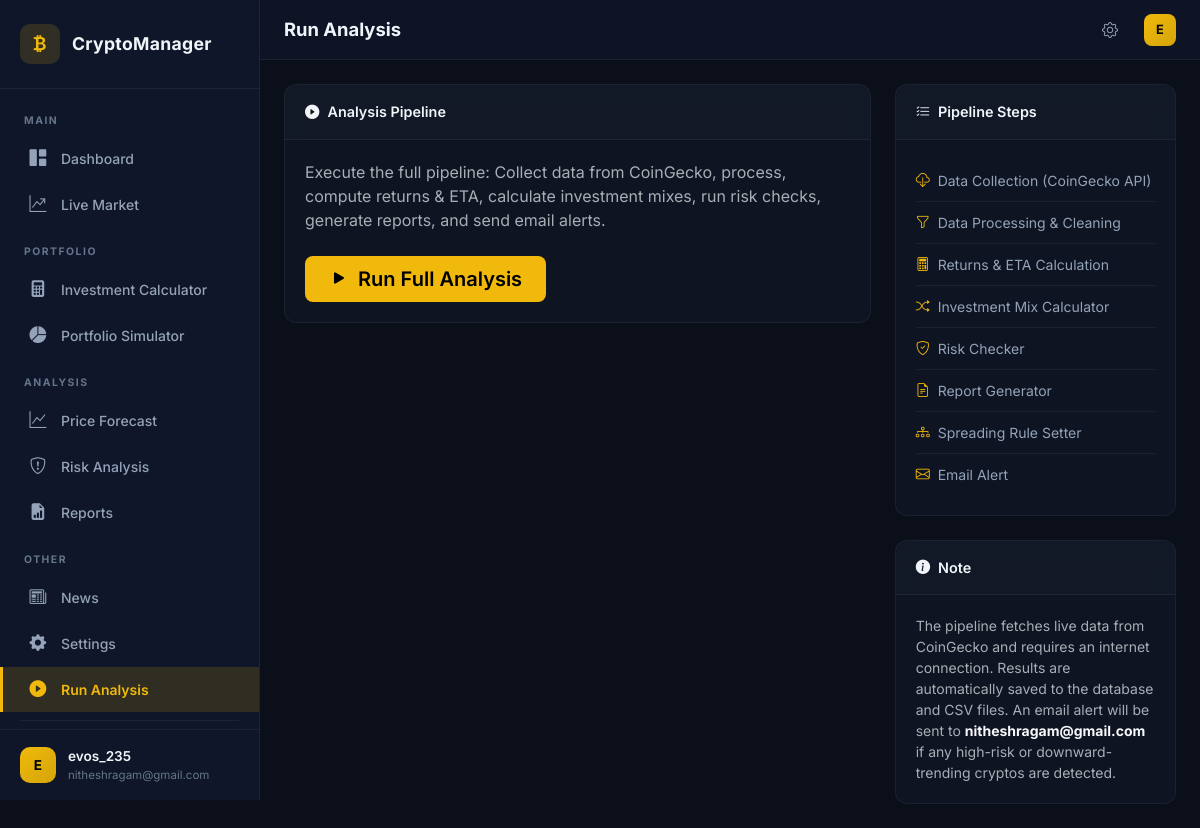
Screenshot of /run-analysis (signed in) with the database file from the repository.
### models.py (models this page shows, shortened)
class User(UserMixin, db.Model):
    __tablename__ = "users"
    id = db.Column(db.Integer, primary_key=True)
    username = db.Column(db.String(80), unique=True, nullable=False)
    email = db.Column(db.String(120), unique=True, nullable=False)
    password_hash = db.Column(db.String(256), nullable=False)
    alert_high_risk = db.Column(db.Boolean, default=True)
    alert_downward_trend = db.Column(db.Boolean, default=True)
    alert_daily_summary = db.Column(db.Boolean, default=False)
    investments = db.relationship('UserInvestment', backref='user', lazy=True)

### analysis_routes.py (the view, shortened to what this page needs)
@analysis_bp.route("/run-analysis", methods=["GET", "POST"])
@login_required
def run_analysis():
    output = None
    success = None
    return render_template("run_analysis.html", output=output, success=success)

### app.py (called while the page is built)
def create_app() -> Flask:
    app = Flask(__name__)
    app.config["SECRET_KEY"] = os.environ.get("FLASK_SECRET_KEY", secrets.token_hex(32))
    app.config["SQLALCHEMY_DATABASE_URI"] = f"sqlite:///{USER_DB}"
    app.config["SQLALCHEMY_TRACK_MODIFICATIONS"] = False
    db.init_app(app)
    login_manager = LoginManager()
    login_manager.login_view = "auth.login"
    login_manager.login_message_category = "info"
    login_manager.init_app(app)
    @login_manager.user_loader
    def load_user(user_id):
        return User.query.get(int(user_id))
    app.register_blueprint(auth_bp)
    app.register_blueprint(dashboard_bp)
    app.register_blueprint(analysis_bp)
    with app.app_context():
        os.makedirs(os.path.dirname(USER_DB), exist_ok=True)
        db.create_all()
    return app

### templates/run_analysis.html (shortened to what this page needs)
{% extends "base.html" %}
{% block page_title %}Run Analysis{% endblock %}
{% block content %}
<div class="row g-4">
    <div class="col-lg-8">
        <div class="card glass-card mb-4">
            <div class="card-header">
                <i class="bi bi-play-circle-fill me-2"></i>Analysis Pipeline
            </div>
            <div class="card-body">
                <p class="text-muted mb-4">
                    Execute the full pipeline: Collect data from CoinGecko, process, compute returns & ETA,
                    calculate investment mixes, run risk checks, generate reports, and send email alerts.
                </p>
                <form method="POST" id="analysisForm">
                    <button type="submit" class="btn btn-accent btn-lg px-4" id="runBtn">
                        <i class="bi bi-play-fill me-1"></i> Run Full Analysis
                    </button>
                </form>
            </div>
        </div>
    </div>
    <div class="col-lg-4">
        <div class="card glass-card mb-4">
            <div class="card-header">
                <i class="bi bi-list-check me-2"></i>Pipeline Steps
            </div>
            <div class="card-body">
                <ol class="pipeline-steps mb-0">
                    <li><i class="bi bi-cloud-download me-2 text-accent"></i>Data Collection (CoinGecko API)</li>
                    <li><i class="bi bi-funnel me-2 text-accent"></i>Data Processing & Cleaning</li>
                    <li><i class="bi bi-calculator me-2 text-accent"></i>Returns & ETA Calculation</li>
                    <li><i class="bi bi-shuffle me-2 text-accent"></i>Investment Mix Calculator</li>
                    <li><i class="bi bi-shield-check me-2 text-accent"></i>Risk Checker</li>
                    <li><i class="bi bi-file-earmark-text me-2 text-accent"></i>Report Generator</li>
                    <li><i class="bi bi-diagram-3 me-2 text-accent"></i>Spreading Rule Setter</li>
                    <li><i class="bi bi-envelope me-2 text-accent"></i>Email Alert</li>
                </ol>
            </div>
        </div>
        <div class="card glass-card">
            <div class="card-header">
                <i class="bi bi-info-circle-fill me-2"></i>Note
            </div>
            <div class="card-body text-muted small">
                The pipeline fetches live data from CoinGecko and requires an internet
                connection. Results are automatically saved to the database and CSV files.
                An email alert will be sent to <strong class="text-light">{{ current_user.email }}</strong>
                if any high-risk or downward-trending cryptos are detected.
            </div>
        </div>
    </div>
</div>
{% endblock %}

### templates/base.html (shortened to what this page needs)
<!DOCTYPE html>
<html lang="en" data-bs-theme="dark">
<head>
    <link href="https://cdn.jsdelivr.net/npm/bootstrap@5.3.2/dist/css/bootstrap.min.css" rel="stylesheet">
    <link href="https://cdn.jsdelivr.net/npm/bootstrap-icons@1.11.3/font/bootstrap-icons.min.css" rel="stylesheet">
    <link href="{{ url_for('static', filename='css/style.css') }}" rel="stylesheet">
</head>
<body>
    {% if current_user.is_authenticated %}
    <nav id="sidebar" class="sidebar">
        <div class="sidebar-header">
            <div class="sidebar-logo">
                <i class="bi bi-currency-bitcoin"></i>
            </div>
            <span class="sidebar-brand">CryptoManager</span>
        </div>
        <ul class="sidebar-nav">
            <li class="sidebar-section">MAIN</li>
            <li>
                <a href="{{ url_for('dashboard.dashboard') }}"
                   class="{% if request.endpoint == 'dashboard.dashboard' %}active{% endif %}">
                    <i class="bi bi-grid-1x2-fill"></i> <span>Dashboard</span>
                </a>
            </li>
            <li>
                <a href="{{ url_for('dashboard.live_market') }}"
                   class="{% if request.endpoint == 'dashboard.live_market' %}active{% endif %}">
                    <i class="bi bi-graph-up-arrow"></i> <span>Live Market</span>
                </a>
            </li>
            <li class="sidebar-section">PORTFOLIO</li>
            <li>
                <a href="{{ url_for('dashboard.calculator') }}"
                   class="{% if request.endpoint == 'dashboard.calculator' %}active{% endif %}">
                    <i class="bi bi-calculator-fill"></i> <span>Investment Calculator</span>
                </a>
            </li>
            <li>
                <a href="{{ url_for('dashboard.simulator') }}"
                   class="{% if request.endpoint == 'dashboard.simulator' %}active{% endif %}">
                    <i class="bi bi-pie-chart-fill"></i> <span>Portfolio Simulator</span>
                </a>
            </li>
            <li class="sidebar-section">ANALYSIS</li>
            <li>
                <a href="{{ url_for('analysis.forecast') }}"
                   class="{% if request.endpoint == 'analysis.forecast' %}active{% endif %}">
                    <i class="bi bi-graph-up"></i> <span>Price Forecast</span>
                </a>
            </li>
            <li>
                <a href="{{ url_for('analysis.risk_analysis') }}"
                   class="{% if request.endpoint == 'analysis.risk_analysis' %}active{% endif %}">
                    <i class="bi bi-shield-exclamation"></i> <span>Risk Analysis</span>
                </a>
            </li>
            <li>
                <a href="{{ url_for('analysis.reports') }}"
                   class="{% if request.endpoint == 'analysis.reports' %}active{% endif %}">
                    <i class="bi bi-file-earmark-bar-graph-fill"></i> <span>Reports</span>
                </a>
            </li>
            <li class="sidebar-section">OTHER</li>
            <li>
                <a href="{{ url_for('dashboard.news') }}"
                   class="{% if request.endpoint == 'dashboard.news' %}active{% endif %}">
                    <i class="bi bi-newspaper"></i> <span>News</span>
                </a>
            </li>
            <li>
                <a href="{{ url_for('dashboard.settings') }}"
                   class="{% if request.endpoint == 'dashboard.settings' %}active{% endif %}">
                    <i class="bi bi-gear-fill"></i> <span>Settings</span>
                </a>
            </li>
            <li>
                <a href="{{ url_for('analysis.run_analysis') }}"
                   class="{% if request.endpoint == 'analysis.run_analysis' %}active{% endif %}">
                    <i class="bi bi-play-circle-fill"></i> <span>Run Analysis</span>
                </a>
            </li>
            <li class="sidebar-divider"></li>
        </ul>
        <div class="sidebar-footer">
            <div class="user-avatar">{{ current_user.username[0]|upper }}</div>
            <div class="user-info">
                <span class="user-name">{{ current_user.username }}</span>
                <span class="user-email">{{ current_user.email }}</span>
            </div>
        </div>
    </nav>
    <div class="main-content">
        <nav class="topbar">
            <div class="topbar-left">
                <h1 class="topbar-title">{% block page_title %}Dashboard{% endblock %}</h1>
            </div>
            <div class="topbar-right">
                <a href="{{ url_for('dashboard.settings') }}" class="topbar-icon" title="Settings">
                    <i class="bi bi-gear"></i>
                </a>
                <div class="topbar-user">
                    <div class="user-avatar-sm">{{ current_user.username[0]|upper }}</div>
                </div>
            </div>
        </nav>
        <div class="content-area">
            <div class="px-4 py-4">
                {% block content %}{% endblock %}
            </div>
        </div>
    </div>
    {% endif %}
</body>
</html>

### rows the page displays
User: username "E", username "evos_235", email "nitheshragam@gmail.com"
